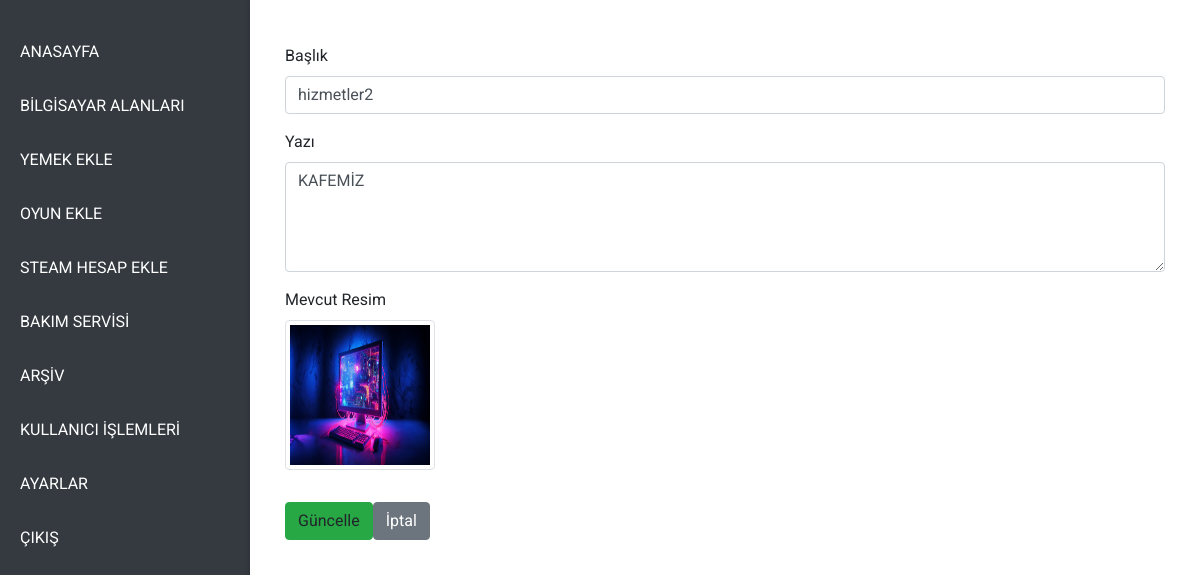
/updatetextandmedia/5 (signed in), run on the app's committed database.
### models.py (models this page shows)
class tblmediaandtext(db.Model):
    id = db.Column(db.Integer, primary_key=True)
    textid = db.Column(db.Integer, db.ForeignKey('tbltext.id'), nullable=False)
    mediaid = db.Column(db.Integer, db.ForeignKey('tblmedia.id'), nullable=False)
    page_name = db.Column(db.String(50), unique=False, nullable=True)
    title = db.Column(db.String(100), unique=False, nullable=True)
    label = db.Column(db.String(100), unique=False, nullable=True)

class tbltext(db.Model):
    id = db.Column(db.Integer, primary_key=True)
    text_message = db.Column(db.String(5000), nullable=True)

class tblmedia(db.Model):
    id = db.Column(db.Integer, primary_key=True)
    image_path = db.Column(db.String(50), unique=False, nullable=True)

### app.py (the view, shortened to what this page needs)
@app.route("/updatetextandmedia/<int:id>", methods=['GET', 'POST'])
@login_required
def updatetextandmedia(id):
    mediawithtext = (
        db.session.query(
            tblmediaandtext.id,
            tblmediaandtext.textid,
            tblmediaandtext.mediaid,
            tblmediaandtext.page_name,
            tblmediaandtext.title,
            tblmediaandtext.label,
            tbltext.text_message,
            tblmedia.image_path,
            tbltext.id.label('text_id'),
            tblmedia.id.label('media_id')
        )
        .join(tbltext, tblmediaandtext.textid == tbltext.id)
        .join(tblmedia, tblmediaandtext.mediaid == tblmedia.id)
        .filter(tblmediaandtext.id == id)
        .first()
    )
    if mediawithtext:
        text = tbltext.query.filter(tblmediaandtext.textid == id).first()
        media = tblmedia.query.filter(tblmediaandtext.mediaid == id).first()
        tbltextandmedia = tblmediaandtext.query.filter(tblmediaandtext.id == id).first()
    all_images = get_all_images("generalimage")
    return render_template("admin/updatepage/updatetextandmedia.html", mediawithtext=mediawithtext, all_images=all_images)

### app.py (called while the page is built)
def get_all_images(filename):
    all_images = []
    target_folder = os.path.join(UPLOAD_FOLDER, filename)
    if os.path.exists(target_folder):
        all_images = [file for file in os.listdir(target_folder)
                    if file.lower().endswith(('png', 'jpg', 'jpeg', 'gif', 'webp'))]
    return all_images

### helpers.py (called while the page is built)
def login_required(f):
    @wraps(f)
    def decorated_function(*args, **kwargs):
        if session.get("user_id") is None:
            return redirect("/login")
        return f(*args, **kwargs)
    return decorated_function

### templates/admin/updatepage/updatetextandmedia.html (shortened to what this page needs)
{% extends "admin/adminlayout.html" %}
{% block main %}
<div class="container-fluid mt-4">
    <div class="form-group">
        <label for="label">Başlık</label>
        <input autocomplete="off" autofocus type="text" name="label" id="label" class="form-control" value="{{mediawithtext.label}}">
    </div>
    <div class="form-group">
        <label for="text">Yazı</label>
        <textarea autocomplete="off" name="text" id="text" class="form-control" rows="4">{{mediawithtext.text_message}}</textarea>
    </div>
    <div class="form-group">
        <label for="image">Mevcut Resim</label><br>
        <img  src="../{{ mediawithtext.image_path if mediawithtext.image_path else '../../static/img/noImage.jpg' }}"
                alt="photo" class="img-thumbnail mb-3" style="width: 150px; height: 150px;" onclick="showPopup()">
    </div>
    <a onclick="updatetextandmedia()" class="btn btn-success">Güncelle</button>
    <a href="/indexa" class="btn btn-secondary">İptal</a>
</div>
{% endblock %}

### static/css/admin/indexadmin.css (style rules this page uses)
body, html { margin: 0; padding: 0; font-family: 'Roboto', sans-serif; height: 100%; background-color: #f8f9fa; }

### data on the page
tblmediaandtext: label "hizmetler2"
tbltext: text "KAFEMİZ"
tblmedia: image_path (picture)
